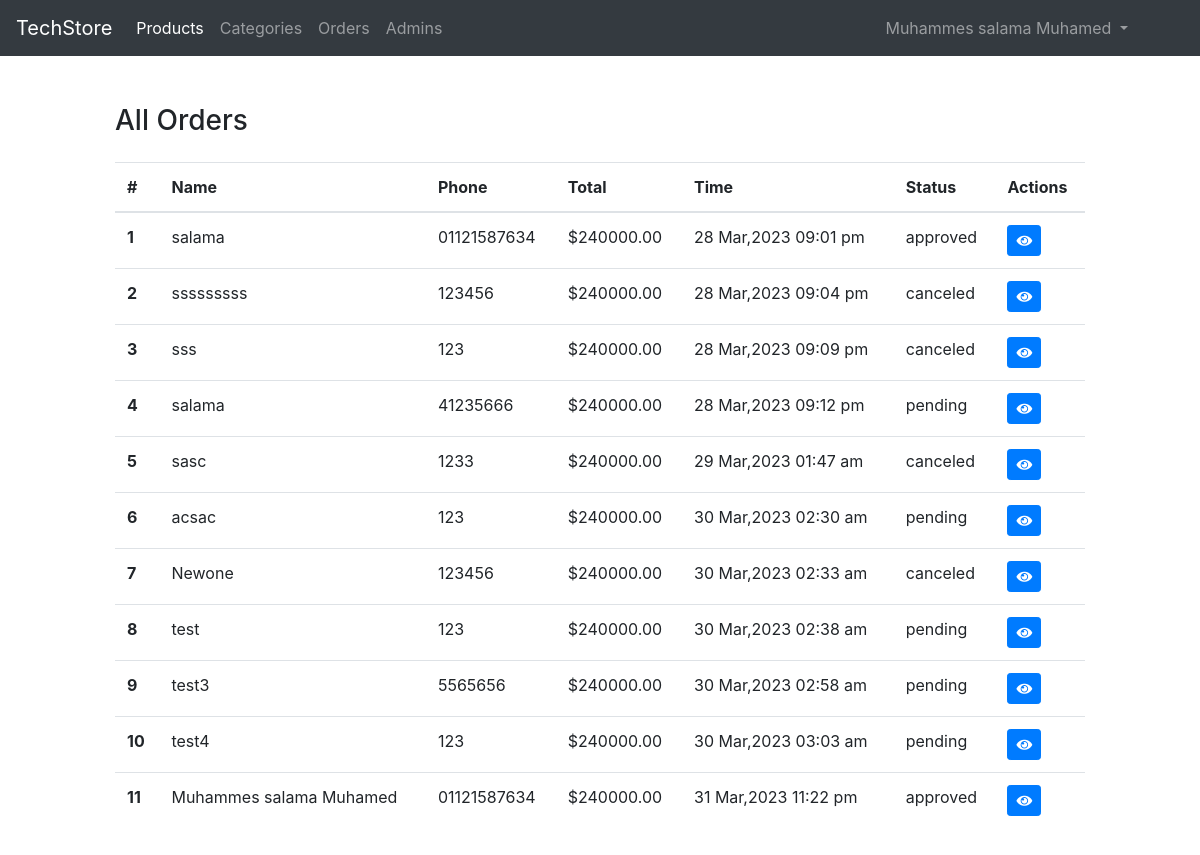
Screenshot of /admin/orders.php (signed in) with the database file from the repository.
### tables this page shows
CREATE TABLE `orders` (
  `id` int(10) UNSIGNED NOT NULL,
  `name` varchar(255) NOT NULL,
  `email` varchar(255) DEFAULT NULL,
  `phone` varchar(255) NOT NULL,
  `address` varchar(255) DEFAULT NULL,
  `status` enum('pending','approved','canceled') NOT NULL DEFAULT 'pending',
  `created_at` datetime NOT NULL DEFAULT current_timestamp()
);

### classes/Models/Order.php (called while the page is built, shortened)
<?php
class Order extends Db{
    public function __construct(){
        $this->table = "orders";
    }
    public function selectAll($fileds = "*"){
        $sql = "SELECT $fileds FROM $this->table JOIN order_details join products
        ON orders.id * order_details.order_id
        AND order_details.product_id = products.id
        GROUP BY orders.id";
        $result = mysqli_query($this->conn, $sql);
        return mysqli_fetch_all($result,MYSQLI_ASSOC);
    }
}
?>

### classes/Db.php (called while the page is built, shortened)
<?php
abstract class Db{
    public function connect()
    {
        $this->conn = mysqli_connect(DB_SERVER,DB_USERNAME,DB_PASSWORD,DB_NAME);
    }
}
?>

### admin/orders.php (the view, shortened to what this page needs)
<?php include("inc/header.php")?>
<?php
$ordersQur = new Order;
$orders = $ordersQur->selectAll("orders.id, orders.name, orders.phone,orders.status,
orders.created_at, SUM(qty * price) AS total ");
?>
    <div class="container-fluid py-5">
        <div class="row">
            <div class="col-md-10 offset-md-1">
                <div class="d-flex justify-content-between align-items-center mb-3">
                    <h3>All Orders</h3>
                </div>
                <table class="table table-hover">
                    <thead>
                      <tr>
                        <th scope="col">#</th>
                        <th scope="col">Name</th>
                        <th scope="col">Phone</th>
                        <th scope="col">Total</th>
                        <th scope="col">Time</th>
                        <th scope="col">Status</th>
                        <th scope="col">Actions</th>
                      </tr>
                    </thead>
                    <tbody>
                      <?php foreach($orders as $index => $order): ?>
                      <tr>
                        <th scope="row"><?= $index + 1?></th>
                        <td><?= $order['name'];?></td>
                        <td><?= $order['phone'];?></td>
                        <td>$<?= $order['total'];?></td>
                        <td><?= date("d M,Y h:i a",strtotime($order['created_at'])); ?></td>
                        <td><?= $order['status'];?></td>
                        <td>
                            <a class="btn btn-sm btn-primary" href="<?= AURL . "order.php?id=" .$order['id']; ?>">
                                <i class="fas fa-eye"></i>
                            </a>
                        </td>
                      </tr>
                      <?php endforeach ?>
                    </tbody>
                </table>
            </div>
        </div>
    </div>
    <?php include("inc/footer.php")?>

### rows the page displays
orders: name "salama", phone "01121587634", total "240000.00", created_at "28 Mar,2023 09:01 pm", status "approved"
orders: name "sssssssss", phone "123456", total "240000.00", created_at "28 Mar,2023 09:04 pm", status "canceled"
orders: name "sss", phone "123", total "240000.00", created_at "28 Mar,2023 09:09 pm", status "canceled"
orders: name "salama", phone "41235666", total "240000.00", created_at "28 Mar,2023 09:12 pm", status "pending"
orders: name "sasc", phone "1233", total "240000.00", created_at "29 Mar,2023 01:47 am", status "canceled"
orders: name "acsac", phone "123", total "240000.00", created_at "30 Mar,2023 02:30 am", status "pending"
orders: name "Newone", phone "123456", total "240000.00", created_at "30 Mar,2023 02:33 am", status "canceled"
orders: name "test", phone "123", total "240000.00", created_at "30 Mar,2023 02:38 am", status "pending"
orders: name "test3", phone "5565656", total "240000.00", created_at "30 Mar,2023 02:58 am", status "pending"
orders: name "test4", phone "123", total "240000.00", created_at "30 Mar,2023 03:03 am", status "pending"
orders: name "Muhammes salama Muhamed", phone "01121587634", total "240000.00", created_at "31 Mar,2023 11:22 pm", status "approved"

### other values shown
$session->get('adminName') "Muhammes salama Muhamed"
